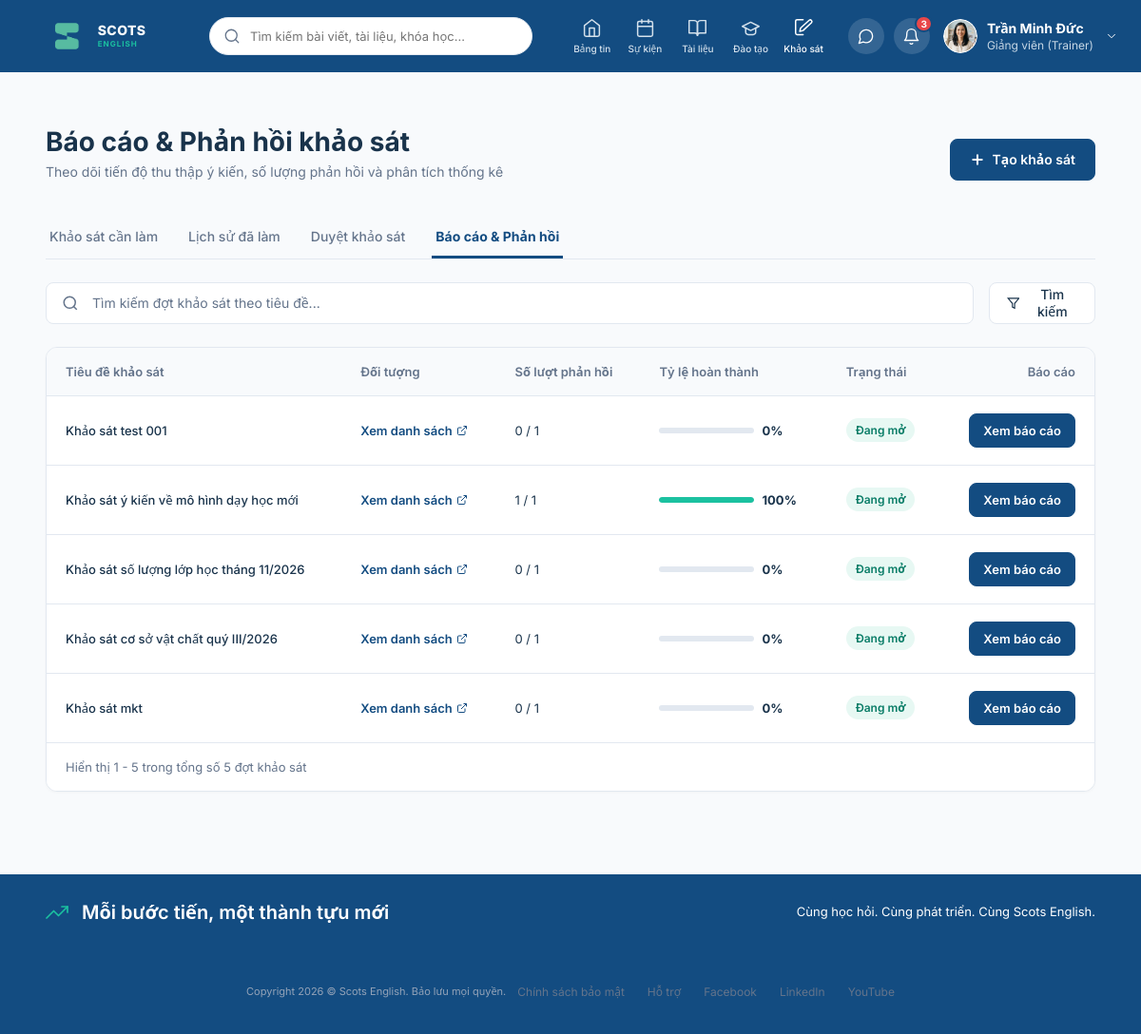
Page /surveys/published/ (signed in) on the earlier database version.
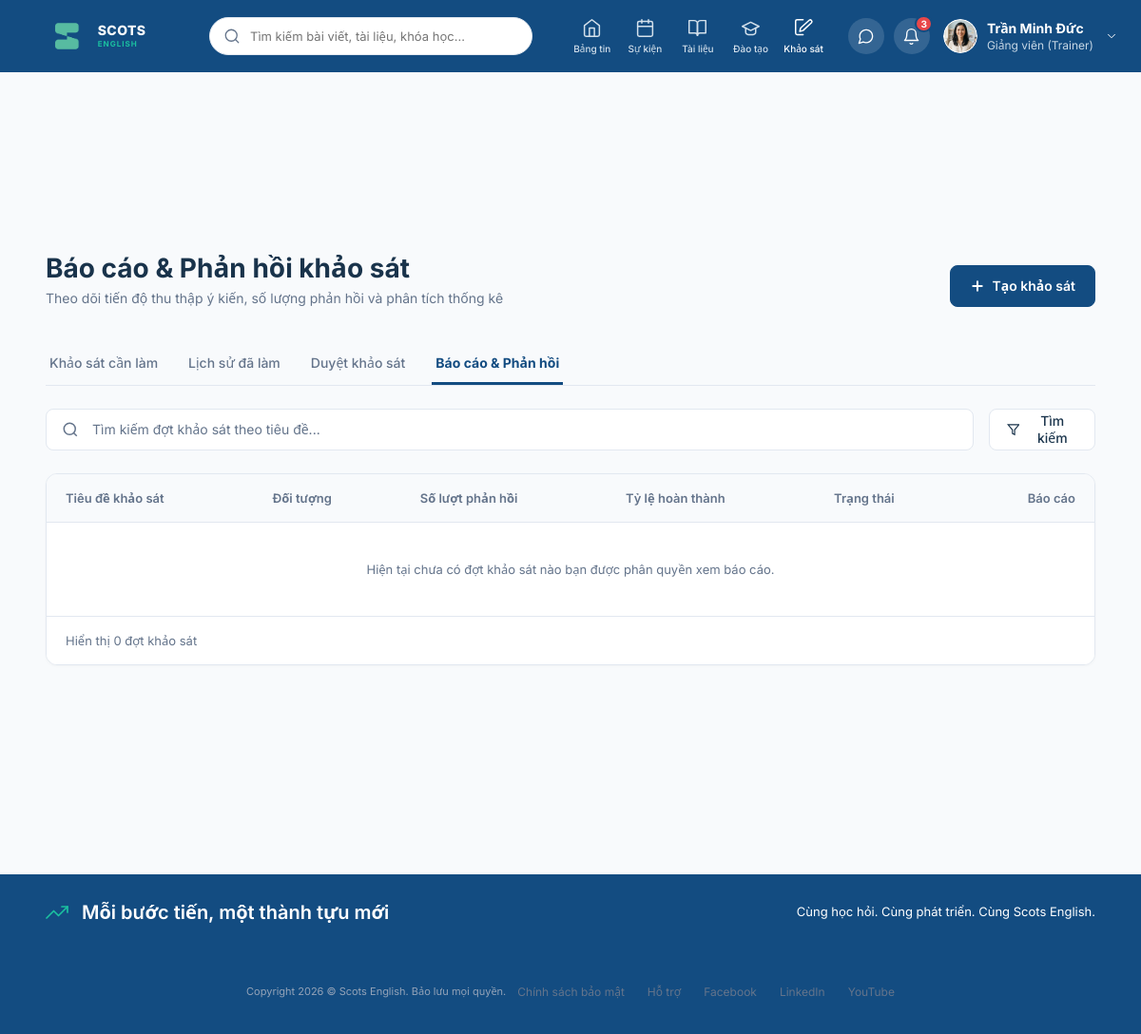
Same page on the later database version.
### surveys/models.py (models this page shows, shortened)
class Survey(models.Model):
    department = models.ForeignKey(
        Department,
        on_delete=models.CASCADE,
        related_name='surveys',
        verbose_name="Phòng ban"
    )
    creator = models.ForeignKey(
        settings.AUTH_USER_MODEL,
        on_delete=models.CASCADE,
        related_name='created_surveys',
        verbose_name="Người tạo"
    )
    approver = models.ForeignKey(
        settings.AUTH_USER_MODEL,
        on_delete=models.SET_NULL,
        null=True,
        related_name='approved_surveys',
        verbose_name="Người duyệt"
    )
    name=models.CharField(
        max_length=100,
        verbose_name='Tên khảo sát'
    )
    date_created = models.DateTimeField(
        auto_now_add=True,
        verbose_name="Ngày tạo"
    )
    is_approved = models.BooleanField(
        default=False,
        verbose_name="Đã duyệt"
    )
    is_respondable = models.BooleanField(
        default=True,
        verbose_name="Cho phép trả lời"
    )
    is_visible = models.BooleanField(
        default=True,
        verbose_name="Hiển thị"
    )
    anonymous = models.BooleanField(
        default=False,
        verbose_name="Trả lời ẩn danh"
    )
    description = models.TextField(
        blank=True,
        null=True,
        verbose_name="Mô tả"
    )
    response_limit = models.IntegerField(
        null=True,
        blank=True,
        verbose_name="Giới hạn lượt trả lời"
    )
    response_deadline= models.DateTimeField(
        null=True,
        blank=True,
        db_index=True,
        verbose_name='Thời hạn trả lời'
    )
    class Meta:
        db_table = 'survey'

### surveys/views.py (the view)
# urls.py: path('published/',views.SurveyPublished,name='SurveyPublished'),
def SurveyPublished(request):
    if not request.user.is_authenticated:
        default_user = User.objects.filter(username='minhanh').first()
        if default_user:
            login(request, default_user)
    current_user = request.user
    is_admin = current_user.is_staff or current_user.is_superuser
    if is_admin:
        surveys_qs = Survey.objects.filter(is_approved=True)
    else:
        surveys_qs = Survey.objects.filter(
            is_approved=True,
            access_permissions__emp=current_user,
            access_permissions__can_view_responses=True
        ).distinct()
    query = request.GET.get('q', '').strip()
    if query:
        surveys_qs = surveys_qs.filter(name__icontains=query)
    surveys_qs = surveys_qs.select_related('department', 'creator').order_by('-date_created')
    total_count = surveys_qs.count()
    paginator = Paginator(surveys_qs, 10)
    page_number = request.GET.get('page')
    page_obj = paginator.get_page(page_number)
    now = timezone.now()
    enriched_items = []
    def get_initials(user):
        fn = user.get_full_name().strip()
        if fn:
            pts = fn.split()
            if len(pts) >= 2:
                return (pts[0][0] + pts[-1][0]).upper()
            return fn[:2].upper()
        return user.username[:2].upper()
    for s in page_obj:
        submitted_responses_qs = SurveyResponse.objects.filter(survey=s, submission_date__isnull=False)
        submitted_count = submitted_responses_qs.count()
        submitted_user_ids = set(submitted_responses_qs.values_list('respondent_id', flat=True))
        participants_qs = SurveyAccess.objects.filter(survey=s, can_respond=True).select_related(
            'emp', 'emp__employee_info', 'emp__employee_info__dep'
        )
        target_count = participants_qs.count()
        if target_count > 0:
            completion_pct = int((submitted_count / target_count) * 100)
            response_display = f"{submitted_count} / {target_count}"
        elif s.response_limit:
            completion_pct = int((submitted_count / s.response_limit) * 100)
            response_display = f"{submitted_count} / {s.response_limit}"
        else:
            completion_pct = 100 if submitted_count > 0 else 0
            response_display = f"{submitted_count} lượt"
        completion_pct = min(completion_pct, 100)
        is_open = s.is_respondable and (s.response_deadline is None or s.response_deadline > now)
        participants_list = []
        for acc in participants_qs:
            u = acc.emp
            full_name = u.get_full_name() or u.username
            email = u.email or (u.employee_info.email if hasattr(u, 'employee_info') and u.employee_info and u.employee_info.email else '') or f'{u.username}@scotsenglish.edu.vn'
            dep_name = (
                u.employee_info.dep.name
                if hasattr(u, 'employee_info') and u.employee_info and u.employee_info.dep
                else (s.department.name if s.department else 'Chưa phân bổ')
            )
            has_submitted = (u.id in submitted_user_ids)
            participants_list.append({
                'username': u.username,
                'full_name': full_name,
                'initials': get_initials(u),
                'email': email,
                'department_name': dep_name,
                'has_submitted': has_submitted,
            })
        enriched_items.append({
            'survey': s,
            'submitted_count': submitted_count,
            'target_count': target_count,
            'response_display': response_display,
            'completion_pct': completion_pct,
            'is_open': is_open,
            'participants': participants_list,
            'participants_json': json.dumps(participants_list, ensure_ascii=False),
        })
    page_obj.object_list = enriched_items
    context = {
        'page_obj': page_obj,
        'search_query': query,
        'total_count': total_count,
    }
    return render(request, 'published.html', context)

### posts/colleagues.py (called while the page is built)
def is_test_environment():
    return 'test' in sys.argv or getattr(settings, 'TESTING', False)

def get_profiles_file():
    if is_test_environment():
        return TEST_USER_PROFILES_FILE
    return USER_PROFILES_FILE

def _ensure_custom_profile_table():
    try:
        with connection.cursor() as cursor:
            cursor.execute("""
                CREATE TABLE IF NOT EXISTS user_custom_profile (
                    username VARCHAR(150) PRIMARY KEY,
                    avatar TEXT DEFAULT '',
                    cover TEXT DEFAULT '',
                    bio TEXT DEFAULT '',
                    job_title TEXT DEFAULT '',
                    branch TEXT DEFAULT '',
                    join_date TEXT DEFAULT '',
                    phone TEXT DEFAULT '',
                    email TEXT DEFAULT '',
                    updated_at TIMESTAMP DEFAULT CURRENT_TIMESTAMP
                );
            """)
    except Exception:
        pass

### surveys/templates/published.html (shortened to what the changed rows need)
{% extends 'base.html' %}
{% load static %}
{% block content %}
  <main class="survey-workspace">
    <header class="doc-header">
      <div>
        <h1 class="doc-header-title">Báo cáo & Phản hồi khảo sát</h1>
      </div>
    </header>
    <section class="doc-table-card">
      <table class="doc-table">
        <thead>
          <tr>
            <th>Tiêu đề khảo sát</th>
            <th>Đối tượng</th>
            <th>Số lượt phản hồi</th>
            <th>Tỷ lệ hoàn thành</th>
            <th>Trạng thái</th>
            <th style="text-align: right;">Báo cáo</th>
          </tr>
        </thead>
        <tbody>
          {% if page_obj %}
            {% for item in page_obj %}
              <tr>
                <td class="doc-table-title">
                  <a href="{% url 'ResponseOverview' item.survey.id %}" style="text-decoration: none; color: inherit; font-weight: 500;">
                    {{ item.survey.name }}
                  </a>
                </td>
                <td>
                  <a href="javascript:void(0)"
                     class="btn-open-target-modal"
                     data-survey-id="{{ item.survey.id }}"
                     data-survey-name="{{ item.survey.name }}"
                     data-is-anonymous="{% if item.survey.anonymous %}1{% else %}0{% endif %}"
                     style="font-size: 13px; font-weight: 600; color: var(--navy); text-decoration: none; display: inline-flex; align-items: center; gap: 4px;">
                    Xem danh sách
                    <svg width="12" height="12" viewBox="0 0 24 24" fill="none" stroke="currentColor" stroke-width="2">
                      <path d="M18 13v6a2 2 0 0 1-2 2H5a2 2 0 0 1-2-2V8a2 2 0 0 1 2-2h6"></path>
                      <polyline points="15 3 21 3 21 9"></polyline>
                      <line x1="10" y1="14" x2="21" y2="3"></line>
                    </svg>
                  </a>
                </td>
                <td>{{ item.response_display }}</td>
                <td>
                  <div style="display: flex; align-items: center; gap: 8px;">
                    <div class="survey-progress-track" style="width: 100px;">
                      <div class="survey-progress-fill" style="width: {{ item.completion_pct }}%;"></div>
                    </div>
                    <strong>{{ item.completion_pct }}%</strong>
                  </div>
                </td>
                <td>
                  <div style="display: flex; gap: 6px; align-items: center; flex-wrap: wrap;">
                    {% if not item.survey.is_respondable %}
                      <span class="doc-badge doc-badge-draft" style="color: #b91c1c; background: #fef2f2; border: 1px solid #fecaca;">Ngưng nhận</span>
                    {% elif item.is_open %}
                      <span class="doc-badge doc-badge-approved">Đang mở</span>
                    {% else %}
                      <span class="doc-badge doc-badge-draft">Đã kết thúc</span>
                    {% endif %}
                  </div>
                </td>
                <td style="text-align: right;">
                  <a href="{% url 'ResponseOverview' item.survey.id %}" class="doc-btn {% if item.survey.is_visible and item.is_open %}doc-btn-primary{% else %}doc-btn-secondary{% endif %}" style="height: 36px; padding: 0 14px; font-size: 13px; text-decoration: none; display: inline-flex; align-items: center; justify-content: center;">
                    Xem báo cáo
                  </a>
                </td>
              </tr>
            {% endfor %}
          {% else %}
            <tr>
              <td colspan="6" style="text-align: center; padding: 40px 16px; color: var(--ink-soft);">
                {% if search_query %}
                  Không tìm thấy đợt khảo sát nào khớp với từ khóa "<strong>{{ search_query }}</strong>".
                {% else %}
                  Hiện tại chưa có đợt khảo sát nào bạn được phân quyền xem báo cáo.
                {% endif %}
              </td>
            </tr>
          {% endif %}
        </tbody>
      </table>
      <footer class="doc-table-pagination">
        <div>
          {% if total_count > 0 %}
            Hiển thị {{ page_obj.start_index }} - {{ page_obj.end_index }} trong tổng số {{ total_count }} đợt khảo sát
          {% else %}
            Hiển thị 0 đợt khảo sát
          {% endif %}
        </div>
      </footer>
    </section>
  </main>
{% endblock %}

Differences in the rows shown:
removed Survey: survey.name "Khảo sát test 001", response_display "0 / 1", completion_pct "0", is_respondable "Đang mở"
removed Survey: survey.name "Khảo sát ý kiến về mô hình dạy học mới", response_display "1 / 1", completion_pct "100", is_respondable "Đang mở"
removed Survey: survey.name "Khảo sát số lượng lớp học tháng 11/2026", response_display "0 / 1", completion_pct "0", is_respondable "Đang mở"
removed Survey: survey.name "Khảo sát cơ sở vật chất quý III/2026", response_display "0 / 1", completion_pct "0", is_respondable "Đang mở"
removed Survey: survey.name "Khảo sát mkt", response_display "0 / 1", completion_pct "0", is_respondable "Đang mở"
Other differences:
{{ page_obj.start_index }}: "1" → (not shown)
{{ page_obj.end_index }}: "5" → (not shown)
{{ total_count }}: "5" → (not shown)
text no longer shown: "Hiển thị - trong tổng số đợt khảo sát"
text now shown: "Hiện tại chưa có đợt khảo sát nào bạn được phân quyền xem báo cáo. Hiển thị 0 đợt khảo sát"
